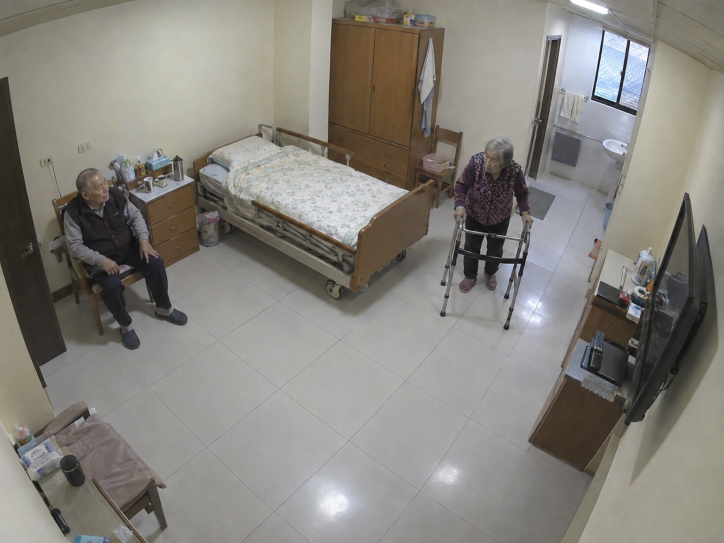
#> input picture data/photos/care-room.png, 1448 x 1086 px (shown at 1/2 size)
$ python pitfalls.py
#> lines starting #> are read from the running program, lines starting #| are printed output that depends on the picture; after the words box and inside, x2 and y2 are one past the last pixel; in counts of white or black regions, pixels touching at a corner belong together
"""P05｜讓 AI 寫，然後挑錯：resize 寬高顛倒、RGB2HSV 用在 BGR、H 用 0–360 度、INTER_NEAREST 縮圖。"""
import cv2
import numpy as np

from common import PHOTOS

room = cv2.imread(str(PHOTOS / "care-room.png"))
#> room is the input picture: shape (1086, 1448, 3); mean B, G, R 125, 131.1, 134.2

print("== 錯誤 1：cv2.resize(img, (240, 320)) ==")
ai = cv2.resize(room, (240, 320))
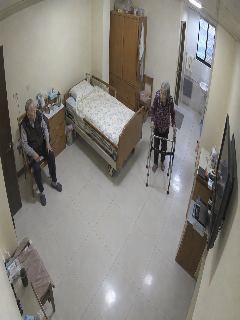
#> ai: shape (320, 240, 3); mean B, G, R 124.9, 131, 134.1
ok = cv2.resize(room, (320, 240), interpolation=cv2.INTER_AREA)
print(f"AI 版 shape {ai.shape}（直式、人被壓扁）；正確版 {ok.shape}")
#| AI 版 shape (320, 240, 3)（直式、人被壓扁）；正確版 (240, 320, 3)
print(f"AI 版寬高比 {ai.shape[1] / ai.shape[0]:.3f}；原圖 {room.shape[1] / room.shape[0]:.3f}")
#| AI 版寬高比 0.750；原圖 1.333

print("\n== 錯誤 2：H 用 0–360 度、又用 RGB2HSV ==")
# 題目：找出木頭家具（橙褐色，色相約 16–44 度）
ai_mask = cv2.inRange(cv2.cvtColor(room, cv2.COLOR_RGB2HSV), (16, 80, 60), (44, 255, 230))
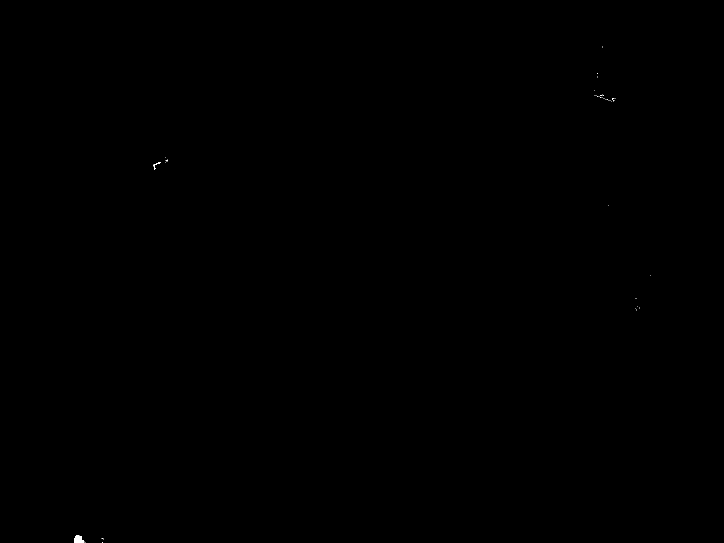
#> ai_mask: shape (1086, 1448) (shown at 1/2 size); 0.02% white; 38 white regions (36 under 20 px), largest, box (x1, y1, x2, y2) and area: (148, 1070, 169, 1086) 230, (307, 324, 321, 339) 44
half = cv2.inRange(cv2.cvtColor(room, cv2.COLOR_RGB2HSV), (8, 80, 60), (22, 255, 230))
#> half: shape (1086, 1448); 0.06% white; 87 white regions (79 under 20 px), largest, box (x1, y1, x2, y2) and area: (148, 1070, 169, 1086) 234, (1246, 176, 1269, 188) 115, (1268, 612, 1284, 622) 74
deg = cv2.inRange(cv2.cvtColor(room, cv2.COLOR_BGR2HSV), (16, 80, 60), (44, 255, 230))
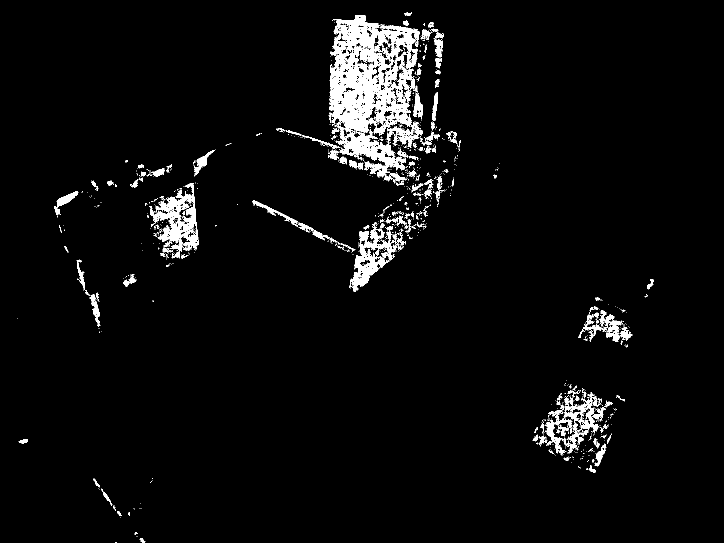
#> deg: shape (1086, 1448) (shown at 1/2 size); 4.1% white; 1113 white regions (971 under 20 px), largest, box (x1, y1, x2, y2) and area: (657, 30, 840, 372) 30286, (298, 366, 398, 517) 5661, (699, 444, 805, 584) 4648
right = cv2.inRange(cv2.cvtColor(room, cv2.COLOR_BGR2HSV), (8, 80, 60), (22, 255, 230))
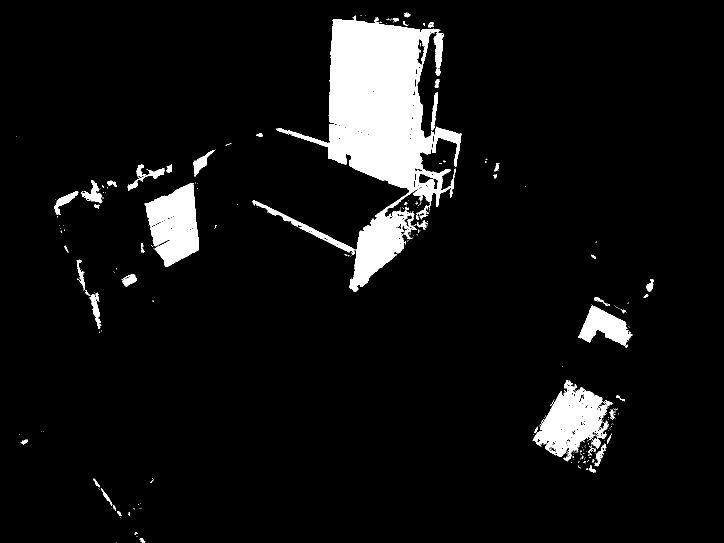
#> right: shape (1086, 1448) (shown at 1/2 size); 7.1% white; 287 white regions (234 under 20 px), largest, box (x1, y1, x2, y2) and area: (504, 31, 911, 584) 72146, (1065, 760, 1226, 923) 12062, (289, 366, 398, 534) 11847
print(f"AI 版（RGB2HSV＋度數）         木頭色占 {(ai_mask > 0).mean():.3f}")
#| AI 版（RGB2HSV＋度數）         木頭色占 0.000
print(f"只修 H ÷ 2（仍是 RGB2HSV）     木頭色占 {(half > 0).mean():.3f}")
#| 只修 H ÷ 2（仍是 RGB2HSV）     木頭色占 0.001
print(f"只修 BGR2HSV（H 仍是度數）     木頭色占 {(deg > 0).mean():.3f}")
#| 只修 BGR2HSV（H 仍是度數）     木頭色占 0.041
print(f"兩個都修                       木頭色占 {(right > 0).mean():.3f}")
#| 兩個都修                       木頭色占 0.071

print("\n== 錯誤 3：縮成 1/4 用預設內插，螺紋變成鋸齒 ==")
bolts = cv2.cvtColor(cv2.imread(str(PHOTOS / "bolts-conveyor.png")), cv2.COLOR_BGR2GRAY)[:1084]  # 高裁成 4 的倍數
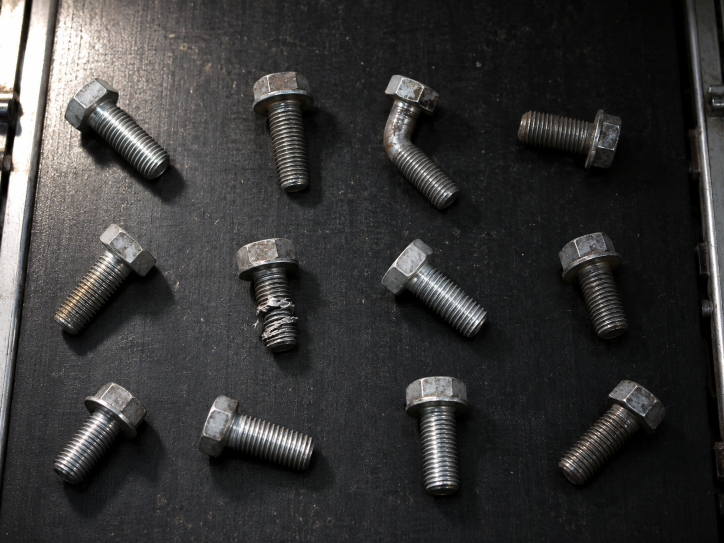
#> input picture data/photos/bolts-conveyor.png, 1448 x 1086 px (shown at 1/2 size)
#> bolts: shape (1084, 1448); min 0, max 255, mean 54.7
h, w = bolts.shape
#> h = 1084; w = 1448
for name, flag in [("INTER_NEAREST", cv2.INTER_NEAREST), ("INTER_LINEAR（預設）", cv2.INTER_LINEAR),
                   ("INTER_AREA", cv2.INTER_AREA)]:
    q = cv2.resize(bolts, (w // 4, h // 4), interpolation=flag)
    ref = bolts.reshape(h // 4, 4, w // 4, 4).mean((1, 3))    # 4×4 平均＝理想縮圖
    print(f"{name:<18} 與 4×4 平均的差 {np.abs(q - ref).mean():.3f}")
#> this loop made 3 passes
#| INTER_NEAREST      與 4×4 平均的差 7.225
#| INTER_LINEAR（預設）   與 4×4 平均的差 2.743
#| INTER_AREA         與 4×4 平均的差 0.249
#> pass 1, `q = cv2.resize(bolts, (w // 4, h // 4), interpolation=flag)`:
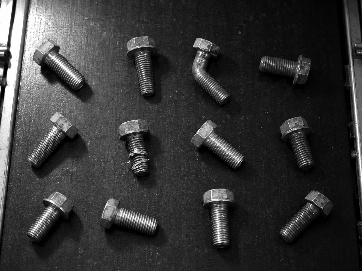
#> q: shape (271, 362); min 0, max 255, mean 54.8
#> pass 1, `ref = bolts.reshape(h // 4, 4, w // 4, 4).mean((1, 3))`:
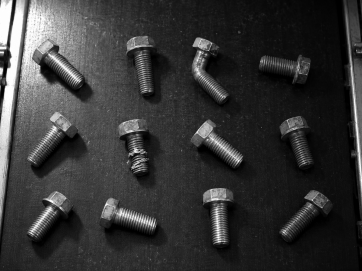
#> ref: shape (271, 362) float64; min 0, max 255, mean 54.7
